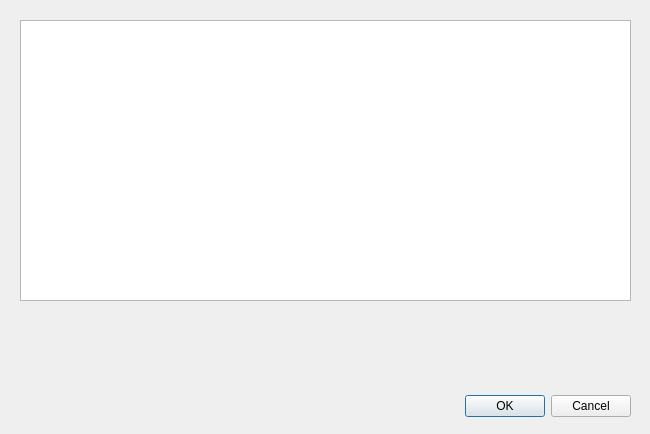
<?xml version="1.0" encoding="UTF-8"?>
<ui version="4.0">
 <class>DInfoTabla</class>
 <widget class="QDialog" name="DInfoTabla">
  <property name="geometry">
   <rect>
    <x>0</x>
    <y>0</y>
    <width>650</width>
    <height>434</height>
   </rect>
  </property>
  <property name="windowTitle">
   <string>Dialog</string>
  </property>
  <widget class="QDialogButtonBox" name="buttonBox">
   <property name="geometry">
    <rect>
     <x>290</x>
     <y>390</y>
     <width>341</width>
     <height>32</height>
    </rect>
   </property>
   <property name="orientation">
    <enum>Qt::Horizontal</enum>
   </property>
   <property name="standardButtons">
    <set>QDialogButtonBox::Cancel|QDialogButtonBox::Ok</set>
   </property>
  </widget>
  <widget class="QTableView" name="tablaBolas">
   <property name="geometry">
    <rect>
     <x>20</x>
     <y>20</y>
     <width>611</width>
     <height>281</height>
    </rect>
   </property>
  </widget>
 </widget>
 <resources/>
 <connections>
  <connection>
   <sender>buttonBox</sender>
   <signal>accepted()</signal>
   <receiver>DInfoTabla</receiver>
   <slot>accept()</slot>
   <hints>
    <hint type="sourcelabel">
     <x>248</x>
     <y>254</y>
    </hint>
    <hint type="destinationlabel">
     <x>157</x>
     <y>274</y>
    </hint>
   </hints>
  </connection>
  <connection>
   <sender>buttonBox</sender>
   <signal>rejected()</signal>
   <receiver>DInfoTabla</receiver>
   <slot>reject()</slot>
   <hints>
    <hint type="sourcelabel">
     <x>316</x>
     <y>260</y>
    </hint>
    <hint type="destinationlabel">
     <x>286</x>
     <y>274</y>
    </hint>
   </hints>
  </connection>
 </connections>
</ui>
